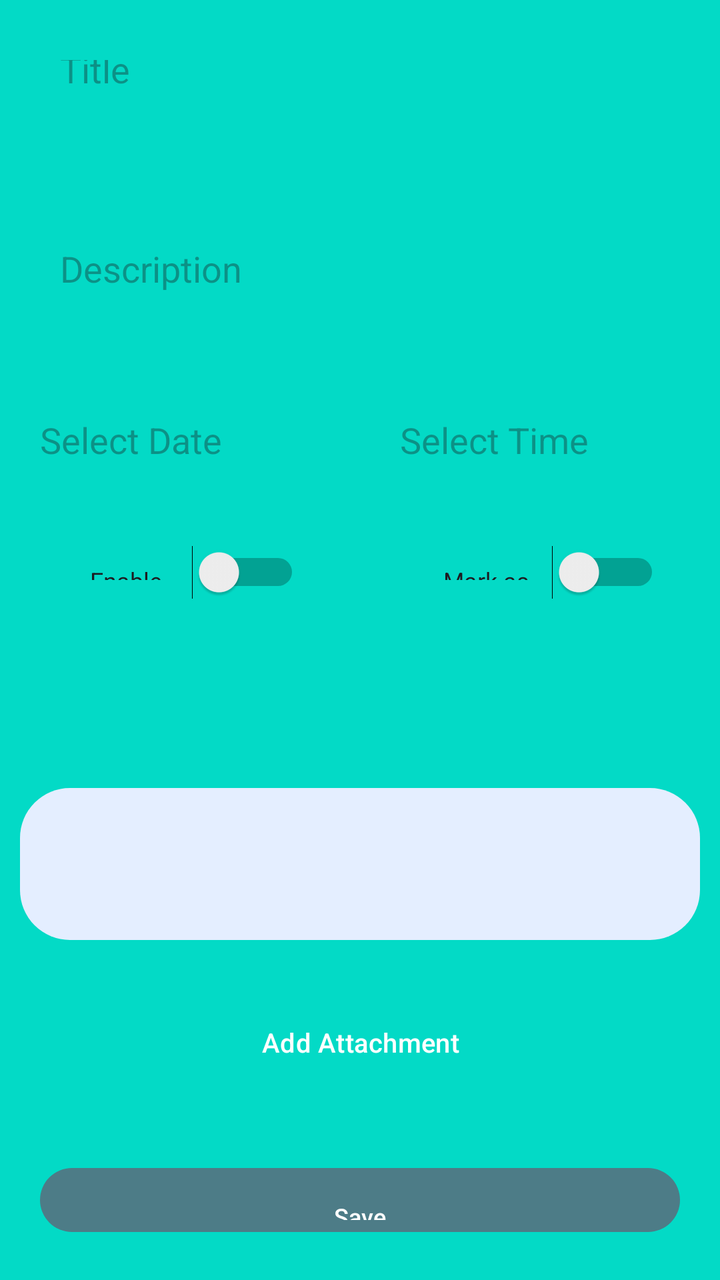
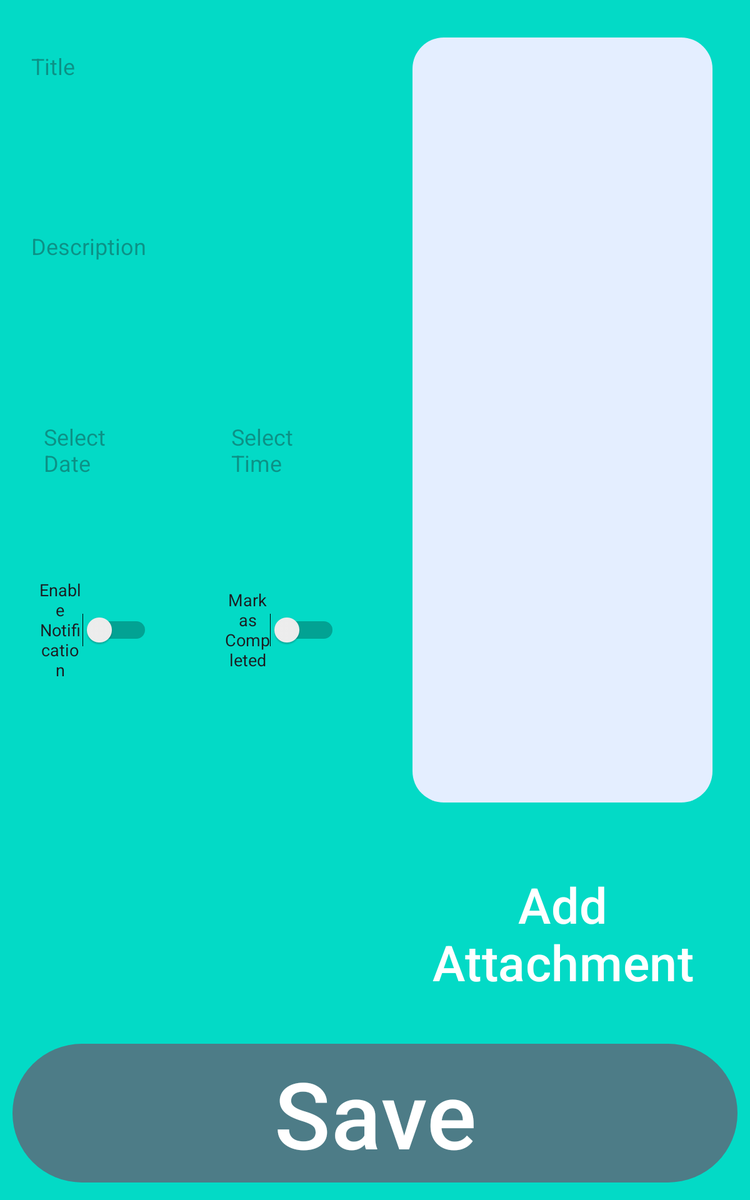

First picture: res/layout/ on a phone held upright. Second picture: the repository's own variant of that layout, on a device whose configuration matches the variant's folder. Source for both follows.
<!-- AndroidManifest.xml: application theme Theme.TodoList -->
<!-- res/layout/fragment_edit_task.xml -->
<androidx.constraintlayout.widget.ConstraintLayout xmlns:android="http://schemas.android.com/apk/res/android"
    xmlns:app="http://schemas.android.com/apk/res-auto"
    xmlns:tools="http://schemas.android.com/tools"
    android:layout_width="match_parent"
    android:layout_height="match_parent"
    android:background="@color/secondaryColor">

    <ImageView
        android:id="@+id/header_background"
        android:layout_width="match_parent"
        android:layout_height="match_parent"
        android:alpha="0.7"
        android:scaleType="centerCrop"
        android:src="@drawable/header_background"
        app:layout_constraintBottom_toBottomOf="parent"
        app:layout_constraintEnd_toEndOf="parent"
        app:layout_constraintStart_toStartOf="parent"
        app:layout_constraintTop_toTopOf="parent" />

    <EditText
        android:id="@+id/task_title_input"
        android:layout_width="0dp"
        android:layout_height="0dp"
        android:layout_margin="20dp"
        android:autoSizeTextType="uniform"
        android:background="@drawable/rounded_corners"
        android:hint="@string/title"
        android:inputType="text"
        android:padding="10dp"
        app:layout_constraintBottom_toTopOf="@id/guideline7"
        app:layout_constraintEnd_toEndOf="parent"
        app:layout_constraintStart_toStartOf="parent"
        app:layout_constraintTop_toTopOf="parent" />

    <EditText
        android:id="@+id/task_description_input"
        android:layout_width="0dp"
        android:layout_height="0dp"
        android:layout_margin="20dp"
        android:autoSizeTextType="uniform"
        android:background="@drawable/rounded_corners"
        android:hint="Description"
        android:inputType="textMultiLine"
        android:maxHeight="100dp"
        android:padding="10dp"
        app:layout_constraintBottom_toTopOf="@id/guideline8"
        app:layout_constraintEnd_toEndOf="parent"
        app:layout_constraintStart_toStartOf="parent"
        app:layout_constraintTop_toBottomOf="@id/guideline7" />


    <EditText
        android:id="@+id/editTextDate"
        android:layout_width="0dp"
        android:layout_height="40dp"
        android:layout_margin="10dp"
        android:autoSizeTextType="uniform"
        android:background="@drawable/rounded_corners"
        android:clickable="true"
        android:cursorVisible="false"
        android:focusable="false"
        android:focusableInTouchMode="false"
        android:hint="Select Date"
        android:padding="10dp"
        app:layout_constraintBottom_toTopOf="@+id/task_notification_toggle"
        app:layout_constraintEnd_toStartOf="@+id/editTextTime"
        app:layout_constraintStart_toStartOf="parent"
        app:layout_constraintTop_toBottomOf="@+id/guideline8"
        tools:layout_editor_absoluteX="102dp"
        tools:layout_editor_absoluteY="210dp" />

    <EditText
        android:id="@+id/editTextTime"
        android:layout_width="0dp"
        android:layout_height="40dp"
        android:layout_margin="10dp"
        android:autoSizeTextType="uniform"
        android:background="@drawable/rounded_corners"
        android:clickable="true"
        android:cursorVisible="false"
        android:focusable="false"
        android:focusableInTouchMode="false"
        android:hint="Select Time"
        android:padding="10dp"
        app:layout_constraintBottom_toTopOf="@+id/task_status_toggle"
        app:layout_constraintEnd_toEndOf="parent"
        app:layout_constraintStart_toEndOf="@+id/editTextDate"
        app:layout_constraintTop_toBottomOf="@+id/guideline8"
        tools:layout_editor_absoluteX="119dp"
        tools:layout_editor_absoluteY="381dp" />


    <Switch
        android:id="@+id/task_notification_toggle"
        android:layout_width="0dp"
        android:layout_height="0dp"
        android:layout_margin="20dp"
        android:autoSizeTextType="uniform"
        android:background="@drawable/rounded_corners"
        android:breakStrategy="simple"
        android:gravity="center"
        android:padding="10dp"
        android:text="Enable Notification"
        app:layout_constraintBottom_toTopOf="@+id/guideline9"
        app:layout_constraintEnd_toStartOf="@+id/task_status_toggle"
        app:layout_constraintStart_toStartOf="parent"
        app:layout_constraintTop_toBottomOf="@+id/editTextDate"
        tools:ignore="UnusedAttribute,UseSwitchCompatOrMaterialXml" />

    <Switch
        android:id="@+id/task_status_toggle"
        android:layout_width="0dp"
        android:layout_height="0dp"
        android:layout_margin="20dp"
        android:autoSizeTextType="uniform"
        android:background="@drawable/rounded_corners"
        android:gravity="center"
        android:padding="10dp"

        android:text="Mark as Completed"
        app:layout_constraintBottom_toTopOf="@+id/guideline9"
        app:layout_constraintEnd_toEndOf="parent"
        app:layout_constraintStart_toEndOf="@+id/task_notification_toggle"
        app:layout_constraintTop_toBottomOf="@+id/editTextTime"
        tools:ignore="UseSwitchCompatOrMaterialXml" />


    <Spinner
        android:id="@+id/task_category_spinner"
        android:layout_width="match_parent"
        android:layout_height="0dp"
        android:layout_margin="20dp"
        android:autoSizeTextType="uniform"
        android:background="@drawable/rounded_corners"
        android:gravity="center"
        android:paddingTop="8dp"
        android:prompt="@string/select_category"
        app:layout_constraintBottom_toTopOf="@+id/guideline10"
        app:layout_constraintEnd_toEndOf="parent"
        app:layout_constraintStart_toStartOf="parent"
        app:layout_constraintTop_toBottomOf="@+id/guideline9" />
    <androidx.recyclerview.widget.RecyclerView
        android:id="@+id/attachments_recycler_view"
        android:layout_width="0dp"
        android:layout_height="0dp"
        android:layout_margin="10dp"
        android:padding="10dp"
        android:background="@drawable/rounded_corners_gray"
        app:layout_constraintBottom_toTopOf="@id/guideline14"
        app:layout_constraintEnd_toEndOf="parent"
        app:layout_constraintStart_toStartOf="parent"
        app:layout_constraintTop_toBottomOf="@id/guideline10" />

    <Button
        android:id="@+id/task_attachment_button"
        android:layout_width="0dp"
        android:layout_height="0dp"
        android:layout_margin="20dp"
        android:autoSizeTextType="uniform"
        android:background="@drawable/rounded_corners"
        android:paddingTop="8dp"
        android:text="Add Attachment"
        app:layout_constraintBottom_toTopOf="@+id/save_button"
        app:layout_constraintEnd_toEndOf="parent"
        app:layout_constraintStart_toStartOf="parent"
        app:layout_constraintTop_toBottomOf="@+id/guideline14" />

    <Button
        android:id="@+id/save_button"
        android:layout_width="0dp"
        android:layout_height="0dp"
        android:layout_margin="20dp"
        android:autoSizeTextType="uniform"
        android:textSize="16sp"
        android:gravity="center"
        android:paddingTop="16dp"
        android:text="Save"
        android:textAlignment="center"
        app:layout_constraintBottom_toBottomOf="parent"
        app:layout_constraintEnd_toEndOf="parent"
        app:layout_constraintStart_toStartOf="parent"
        app:layout_constraintTop_toBottomOf="@+id/task_attachment_button" />

    <androidx.constraintlayout.widget.Guideline
        android:id="@+id/guideline7"
        android:layout_width="wrap_content"
        android:layout_height="wrap_content"
        android:orientation="horizontal"
        app:layout_constraintGuide_percent="0.12" />

    <androidx.constraintlayout.widget.Guideline
        android:id="@+id/guideline8"
        android:layout_width="wrap_content"
        android:layout_height="wrap_content"
        android:orientation="horizontal"
        app:layout_constraintGuide_percent="0.30" />

    <androidx.constraintlayout.widget.Guideline
        android:id="@+id/guideline9"
        android:layout_width="wrap_content"
        android:layout_height="wrap_content"
        android:orientation="horizontal"
        app:layout_constraintGuide_percent="0.50" />

    <androidx.constraintlayout.widget.Guideline
        android:id="@+id/guideline10"
        android:layout_width="wrap_content"
        android:layout_height="wrap_content"
        android:orientation="horizontal"
        app:layout_constraintGuide_percent="0.60" />

    <androidx.constraintlayout.widget.Guideline
        android:id="@+id/guideline14"
        android:layout_width="wrap_content"
        android:layout_height="wrap_content"
        android:orientation="horizontal"
        app:layout_constraintGuide_percent="0.75" />

</androidx.constraintlayout.widget.ConstraintLayout>
<!-- resources referenced by this layout -->
<resources>
  <color name="secondaryColor">#03DAC6</color>
  <!-- drawable rounded_corners_gray (drawable) -->
  <?xml version="1.0" encoding="utf-8"?>
  <shape xmlns:android="http://schemas.android.com/apk/res/android">
      <solid android:color="#e4eeff"/>
      <corners android:radius="25dp"/>
  </shape>
  <string name="select_category">select category</string>
  <string name="title">Title</string>
  <style name="Theme.TodoList" parent="Theme.Material3.DayNight.NoActionBar">
          
          <item name="colorPrimary">@color/primaryColor</item>
          <item name="colorPrimaryVariant">@color/primaryDarkColor</item>
          <item name="colorOnPrimary">@color/onPrimaryColor</item>
          
          <item name="colorSecondary">@color/secondaryColor</item>
          <item name="colorSecondaryVariant">@color/secondaryDarkColor</item>
          <item name="colorOnSecondary">@color/onSecondaryColor</item>
          
          <item name="android:statusBarColor" tools:ignore="PrivateResource">?attr/colorPrimaryVariant</item>
          
      </style>
  <color name="primaryColor">#4d7c87</color>
  <color name="primaryDarkColor">#21353a</color>
  <color name="onPrimaryColor">#FFFFFF</color>
  <color name="secondaryDarkColor">#018786</color>
  <color name="onSecondaryColor">#000000</color>
</resources>
<!-- res/layout-sw600dp-v26/fragment_edit_task.xml (the repository's variant of the layout above) -->
<!-- drawn on a 7-inch tablet held upright -->
<androidx.constraintlayout.widget.ConstraintLayout xmlns:android="http://schemas.android.com/apk/res/android"
    xmlns:app="http://schemas.android.com/apk/res-auto"
    xmlns:tools="http://schemas.android.com/tools"
    android:layout_width="match_parent"
    android:layout_height="match_parent"
    android:background="@color/secondaryColor">

    <ImageView
        android:id="@+id/header_background"
        android:layout_width="match_parent"
        android:layout_height="match_parent"
        android:alpha="0.7"
        android:scaleType="centerCrop"
        android:src="@drawable/header_background"
        app:layout_constraintBottom_toBottomOf="parent"
        app:layout_constraintEnd_toStartOf="parent"
        app:layout_constraintStart_toStartOf="parent"
        app:layout_constraintTop_toTopOf="parent"
        android:contentDescription="Background" />

    <EditText
        android:id="@+id/task_title_input"
        android:layout_width="0dp"
        android:layout_height="0dp"
        android:layout_margin="15dp"
        android:autoSizeTextType="uniform"
        android:background="@drawable/rounded_corners"
        android:hint="@string/title"
        android:inputType="text"
        android:padding="10dp"
        app:layout_constraintBottom_toTopOf="@id/guideline7"
        app:layout_constraintEnd_toStartOf="@+id/guideline15"
        app:layout_constraintStart_toStartOf="parent"
        app:layout_constraintTop_toTopOf="parent"
        android:autofillHints="" />

    <EditText
        android:id="@+id/task_description_input"
        android:layout_width="0dp"
        android:layout_height="0dp"
        android:layout_margin="15dp"

        android:autoSizeTextType="uniform"
        android:background="@drawable/rounded_corners"
        android:hint="Description"
        android:inputType="textMultiLine"
        android:maxHeight="100dp"
        android:padding="10dp"
        app:layout_constraintBottom_toTopOf="@id/guideline8"
        app:layout_constraintEnd_toStartOf="@+id/guideline15"
        app:layout_constraintStart_toStartOf="parent"
        app:layout_constraintTop_toBottomOf="@id/guideline7"
        android:autofillHints="" />


    <EditText
        android:id="@+id/editTextDate"
        android:layout_width="0dp"
        android:layout_height="0dp"
        android:layout_margin="25dp"
        android:autoSizeTextType="uniform"
        android:background="@drawable/rounded_corners"
        android:clickable="true"
        android:cursorVisible="false"
        android:focusable="false"
        android:focusableInTouchMode="false"
        android:hint="Select Date"
        android:padding="10dp"
        app:layout_constraintBottom_toTopOf="@+id/task_notification_toggle"
        app:layout_constraintEnd_toStartOf="@+id/editTextTime"
        app:layout_constraintStart_toStartOf="parent"
        app:layout_constraintTop_toBottomOf="@+id/guideline8"
        tools:layout_editor_absoluteX="102dp"
        tools:layout_editor_absoluteY="210dp"
        android:autofillHints="" />

    <EditText
        android:id="@+id/editTextTime"
        android:layout_width="0dp"
        android:layout_height="0dp"
        android:layout_margin="25dp"
        android:autoSizeTextType="uniform"
        android:background="@drawable/rounded_corners"
        android:clickable="true"
        android:cursorVisible="false"
        android:focusable="false"
        android:focusableInTouchMode="false"
        android:hint="Select Time"
        android:padding="10dp"
        app:layout_constraintBottom_toTopOf="@+id/task_status_toggle"
        app:layout_constraintEnd_toStartOf="@+id/guideline15"
        app:layout_constraintStart_toEndOf="@+id/editTextDate"
        app:layout_constraintTop_toBottomOf="@+id/guideline8"
        tools:layout_editor_absoluteX="119dp"
        tools:layout_editor_absoluteY="381dp"
        android:autofillHints="" />


    <Switch
        android:id="@+id/task_notification_toggle"
        android:layout_width="0dp"
        android:layout_height="0dp"
        android:layout_margin="25dp"
        android:autoSizeTextType="uniform"
        android:background="@drawable/rounded_corners"
        android:breakStrategy="simple"
        android:gravity="center"
        android:padding="5dp"
        android:text="Enable Notification"
        app:layout_constraintBottom_toTopOf="@+id/guideline9"
        app:layout_constraintEnd_toStartOf="@+id/task_status_toggle"
        app:layout_constraintStart_toStartOf="parent"
        app:layout_constraintTop_toBottomOf="@+id/editTextDate"
        tools:ignore="UnusedAttribute,UseSwitchCompatOrMaterialXml" />

    <Switch
        android:id="@+id/task_status_toggle"
        android:layout_width="0dp"
        android:layout_height="0dp"
        android:layout_margin="25dp"
        android:autoSizeTextType="uniform"
        android:background="@drawable/rounded_corners"
        android:gravity="center"
        android:padding="5dp"

        android:text="Mark as Completed"
        app:layout_constraintBottom_toTopOf="@+id/guideline9"
        app:layout_constraintEnd_toStartOf="@+id/guideline15"
        app:layout_constraintStart_toEndOf="@+id/task_notification_toggle"
        app:layout_constraintTop_toBottomOf="@+id/editTextTime"
        tools:ignore="UseSwitchCompatOrMaterialXml" />


    <Spinner
        android:id="@+id/task_category_spinner"
        android:layout_width="0dp"
        android:layout_height="0dp"
        android:layout_margin="15dp"
        android:autoSizeTextType="uniform"
        android:background="@drawable/rounded_corners"
        android:gravity="center"
        android:padding="8dp"
        android:prompt="@string/select_category"
        app:layout_constraintBottom_toTopOf="@+id/guideline14"
        app:layout_constraintEnd_toStartOf="@+id/guideline15"
        app:layout_constraintStart_toStartOf="parent"
        app:layout_constraintTop_toBottomOf="@+id/guideline9" />

    <androidx.recyclerview.widget.RecyclerView
        android:id="@+id/attachments_recycler_view"
        android:layout_width="0dp"
        android:layout_height="0dp"
        android:layout_margin="30dp"
        android:background="@drawable/rounded_corners_gray"
        android:padding="10dp"
        app:layout_constraintBottom_toTopOf="@id/guideline10"
        app:layout_constraintEnd_toEndOf="parent"
        app:layout_constraintStart_toEndOf="@+id/guideline15"
        app:layout_constraintTop_toTopOf="parent" />

    <Button
        android:id="@+id/task_attachment_button"
        android:layout_width="0dp"
        android:layout_height="0dp"
        android:layout_margin="15dp"
        android:autoSizeTextType="uniform"
        android:background="@drawable/rounded_corners"
        android:text="Add Attachment"
        app:layout_constraintBottom_toTopOf="@+id/save_button"
        app:layout_constraintEnd_toEndOf="parent"
        app:layout_constraintHorizontal_bias="0.58"
        app:layout_constraintStart_toEndOf="@+id/guideline15"
        app:layout_constraintTop_toBottomOf="@+id/guideline10" />

    <Button
        android:id="@+id/save_button"
        android:layout_width="0dp"
        android:layout_height="0dp"
        android:layout_margin="10dp"
        android:autoSizeTextType="uniform"
        android:gravity="center"
        android:text="Save"
        android:textAlignment="center"
        android:textSize="16sp"
        app:layout_constraintBottom_toBottomOf="parent"
        app:layout_constraintEnd_toEndOf="parent"
        app:layout_constraintStart_toStartOf="parent"
        app:layout_constraintTop_toBottomOf="@+id/task_attachment_button" />

    <androidx.constraintlayout.widget.Guideline
        android:id="@+id/guideline7"
        android:layout_width="wrap_content"
        android:layout_height="wrap_content"
        android:orientation="horizontal"
        app:layout_constraintGuide_percent="0.11" />

    <androidx.constraintlayout.widget.Guideline
        android:id="@+id/guideline8"
        android:layout_width="wrap_content"
        android:layout_height="wrap_content"
        android:orientation="horizontal"
        app:layout_constraintGuide_percent="0.30" />

    <androidx.constraintlayout.widget.Guideline
        android:id="@+id/guideline9"
        android:layout_width="wrap_content"
        android:layout_height="wrap_content"
        android:orientation="horizontal"
        app:layout_constraintGuide_percent="0.60" />

    <androidx.constraintlayout.widget.Guideline
        android:id="@+id/guideline10"
        android:layout_width="0dp"
        android:layout_height="0dp"
        android:orientation="horizontal"
        app:layout_constraintGuide_percent="0.70" />

    <androidx.constraintlayout.widget.Guideline
        android:id="@+id/guideline14"
        android:layout_width="wrap_content"
        android:layout_height="wrap_content"
        android:orientation="horizontal"
        app:layout_constraintGuide_percent="0.75" />

    <androidx.constraintlayout.widget.Guideline
        android:id="@+id/guideline15"
        android:layout_width="wrap_content"
        android:layout_height="wrap_content"
        android:orientation="vertical"
        app:layout_constraintGuide_percent="0.50" />

</androidx.constraintlayout.widget.ConstraintLayout>
